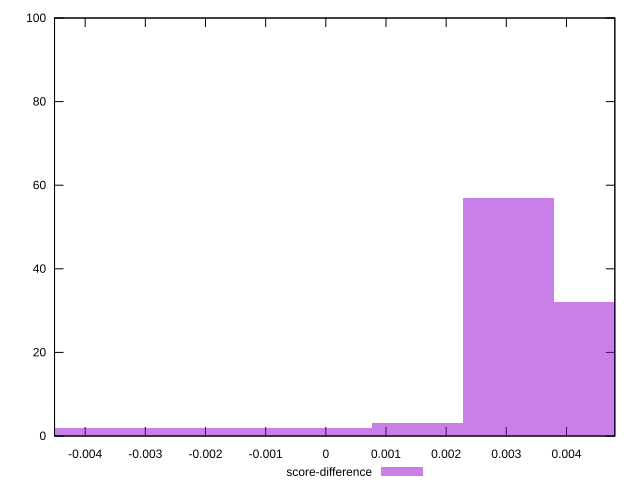

Generate this figure with gnuplot:
reset

$scoreDifference <<EOF
0.0030402852758515623 57
0.004560427913777343 32
-0.0015201426379257811 2
0 2
-0.004560427913777343 2
0.0015201426379257811 3
-0.0030402852758515623 2
EOF

set key outside below
set boxwidth 0.0015201426379257811
set xrange [-0.004509232458315915:0.004803668751931056]
set yrange [0:100]
set trange [0:100]
set style fill transparent solid 0.5 noborder
set terminal svg size 640, 490 enhanced background rgb 'white'
set output "reprap/first-contentful-paint/samples/pages/score-difference/histogram.svg"

plot $scoreDifference title "score-difference" with boxes

reset
